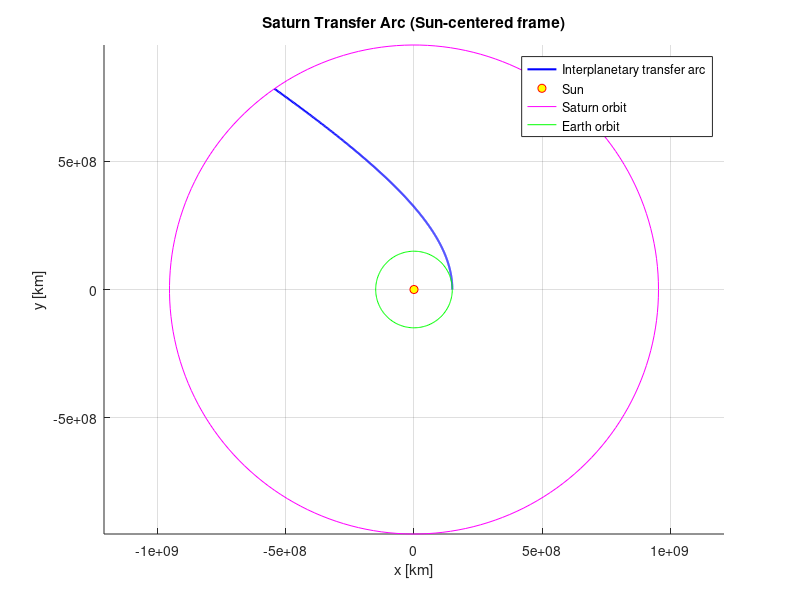

This figure's MATLAB source:
%% Earth departure analysis
% To analyze the interplanetary mission toward Uranus moons we have to start to analyze the initial step. 
% We want to know the parameters that characterize the interplanetary transfer arc from Earth to Saturn considering
% the spacecraft outside the SOI of Earth with a heliocentric velocity v_plus which is the sum of the hyperbolic excess velocity v_inf
% and the heliocentric orbital velocity of Earth ve.
clc
close all

%% Definition of the problem constants (all in km and km/s)
MuS = 1.32712440018e11;         % Sun GM [km^3/s^2]
MuE = 398.6;                    % Earth GM [km^3/s^2]
Re = 1.49380e8;                 % Earth semimajore axis [km]
Rs  = 9.537e8;                  % Saturn semimajor axis [km]
ve = 29.8;                      % Earth orbital speed [km/s]

%% Transfer arc variable to go from Earth to Saturn (1 independent)
% When we are outside the Earth SOI the hyperbolic excess velocity v_inf
% coincides with the difference between the S/C velocity at perigee of the 
% Earth hyperbola v_plus, and the heliocentric orbital velocity of Earth
% ve. So in this case v_inf coincides with the energetic cost to escape
% Earth and do a transfer arc without power.

v_inf = 14;                                       % hyperbolic excess velocity [km/s] (minimum and maximum velocity to have an ellipse : 9.399 12.352)

%% Parameters that characterize the transfer arc near the Earth
v_minus = v_inf + ve;                                 % heliocentric velocity outside the Erath SOI [km/s]
a = (2/Re - v_minus^2 / MuS)^-1;                       % semimajor axis of interplanetary transfer arc [km]
e = 1-Re/a;                                          % eccentricity of interplanetary transfer arc
%% True anomaly and velocity at the arrival of Saturn SOI
value=(a*(1-e^2)/(e*Rs))- 1/e;                                  % variable to check the value of true anomaly
theta_star_plus = acos(value);                                  % true anomaly of S/C outside the Saturn SOI
v_r_plus = sqrt(MuS/a*(1-e^2))*e*sin(theta_star_plus);          % radial orbital component of S/C velocity at the encounter of Saturn SOI
v_theta_plus = sqrt(MuS/a*(1-e^2)*(1+e*cos(theta_star_plus)));  % tangent orbital component of S/C velocity at the encounter of Saturn SOI
v_plus = sqrt(v_r_plus^2 + v_theta_plus^2);

%% Check if the value of true anomaly is in the range [-1,1]

if value<-1 || value>1
    fprintf('ERROR!! the true anomaly is a complex number, check the hyperbolic excess velocity');
    return
end
%% Check if the eccentricity of the transfer arc is in the range [0,inf]

if e<0
    fprintf('ERROR!! the eccentrcity must be a positive number, check the hyperbolic excess velocity');
    return
end
%% Plots and results

fprintf('True anomaly at the encounter of Saturn SOI : %.2f°\n', rad2deg(theta_star_plus));

%% Plot of the trasfer arc in the Sun centered frame
figure; hold on; axis equal; grid on
title('Saturn Transfer Arc (Sun-centered frame)');
xlabel('x [km]'); ylabel('y [km]');

% Range of true anomaly to plot the transfer arc
theta = linspace(0, theta_star_plus, 1000);
r = (a*(1-e^2))./(1 + e*cos(theta));

% Convert to Cartesian
x = r .* cos(theta);
y = r .* sin(theta);

% Plot transfer arc trajectory
plot(x, y, 'b', 'LineWidth', 1.5);

% Plot Sun point
plot(0, 0, 'ro', 'MarkerFaceColor','y');

% Draw Saturn orbit for context
theta_circle = linspace(0,2*pi,200);
plot(Rs*cos(theta_circle), Rs*sin(theta_circle), '-m');

% Draw Earth orbit for context
theta_circle = linspace(0,2*pi,200);
plot(Re*cos(theta_circle), Re*sin(theta_circle), '-g');


legend('Interplanetary transfer arc','Sun','Saturn orbit','Earth orbit');
